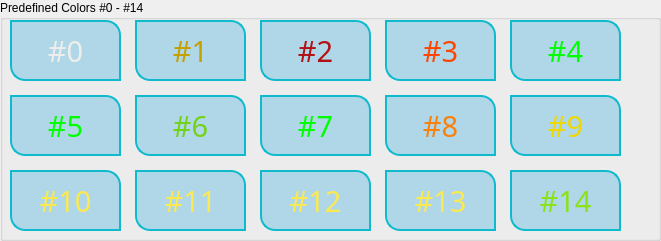
  <widget class="QGroupBox" name="groupBox1">
   <property name="geometry">
    <rect>
     <x>690</x>
     <y>280</y>
     <width>661</width>
     <height>241</height>
    </rect>
   </property>
   <property name="title">
    <string>Predefined Colors #0 - #14</string>
   </property>
   <widget class="QPushButton" name="pushButtonColor8">
    <property name="geometry">
     <rect>
      <x>260</x>
      <y>95</y>
      <width>111</width>
      <height>61</height>
     </rect>
    </property>
    <property name="font">
     <font>
      <family>Agency FB</family>
      <pointsize>22</pointsize>
     </font>
    </property>
    <property name="styleSheet">
     <string notr="true">QPushButton{
border:2px solid #0fbacd;
border-top-right-radius: 15px;
border-bottom-left-radius: 15px;
color:rgb(0,255,0);
ont-size:22px;
background:rgba(29, 165, 219, 0.3);
}</string>
    </property>
    <property name="text">
     <string>#7</string>
    </property>
   </widget>
   <widget class="QPushButton" name="pushButtonColor13">
    <property name="geometry">
     <rect>
      <x>260</x>
      <y>170</y>
      <width>111</width>
      <height>61</height>
     </rect>
    </property>
    <property name="font">
     <font>
      <family>Agency FB</family>
      <pointsize>22</pointsize>
     </font>
    </property>
    <property name="styleSheet">
     <string notr="true">QPushButton{
border:2px solid #0fbacd;
border-top-right-radius: 15px;
border-bottom-left-radius: 15px;
color:rgb(252, 233, 79);
ont-size:22px;
background:rgba(29, 165, 219, 0.3);
}</string>
    </property>
    <property name="text">
     <string>#12</string>
    </property>
   </widget>
   <widget class="QPushButton" name="pushButtonColor12">
    <property name="geometry">
     <rect>
      <x>135</x>
      <y>170</y>
      <width>111</width>
      <height>61</height>
     </rect>
    </property>
    <property name="font">
     <font>
      <family>Agency FB</family>
      <pointsize>22</pointsize>
     </font>
    </property>
    <property name="styleSheet">
     <string notr="true">QPushButton{
border:2px solid #0fbacd;
border-top-right-radius: 15px;
border-bottom-left-radius: 15px;
color:rgb(252, 233, 79);
ont-size:22px;
background:rgba(29, 165, 219, 0.3);
}</string>
    </property>
    <property name="text">
     <string>#11</string>
    </property>
   </widget>
   <widget class="QPushButton" name="pushButtonColor5">
    <property name="geometry">
     <rect>
      <x>510</x>
      <y>20</y>
      <width>111</width>
      <height>61</height>
     </rect>
    </property>
    <property name="font">
     <font>
      <family>Agency FB</family>
      <pointsize>22</pointsize>
     </font>
    </property>
    <property name="styleSheet">
     <string notr="true">QPushButton{
border:2px solid #0fbacd;
border-top-right-radius: 15px;
border-bottom-left-radius: 15px;
color:rgb(0,255,0);
ont-size:22px;
background:rgba(29, 165, 219, 0.3);
}</string>
    </property>
    <property name="text">
     <string>#4</string>
    </property>
   </widget>
   <widget class="QPushButton" name="pushButtonColor6">
    <property name="geometry">
     <rect>
      <x>10</x>
      <y>95</y>
      <width>111</width>
      <height>61</height>
     </rect>
    </property>
    <property name="font">
     <font>
      <family>Agency FB</family>
      <pointsize>22</pointsize>
     </font>
    </property>
    <property name="styleSheet">
     <string notr="true">QPushButton{
border:2px solid #0fbacd;
border-top-right-radius: 15px;
border-bottom-left-radius: 15px;
color:rgb(0,255,0);
ont-size:22px;
background:rgba(29, 165, 219, 0.3);
}</string>
    </property>
    <property name="text">
     <string>#5</string>
    </property>
   </widget>
   <widget class="QPushButton" name="pushButtonColor11">
    <property name="geometry">
     <rect>
      <x>10</x>
      <y>170</y>
      <width>111</width>
      <height>61</height>
     </rect>
    </property>
    <property name="font">
     <font>
      <family>Agency FB</family>
      <pointsize>22</pointsize>
     </font>
    </property>
    <property name="styleSheet">
     <string notr="true">QPushButton{
border:2px solid #0fbacd;
border-top-right-radius: 15px;
border-bottom-left-radius: 15px;
color:rgb(252, 233, 79);
ont-size:22px;
background:rgba(29, 165, 219, 0.3);
}</string>
    </property>
    <property name="text">
     <string>#10</string>
    </property>
   </widget>
   <widget class="QPushButton" name="pushButtonColor7">
    <property name="geometry">
     <rect>
      <x>135</x>
      <y>95</y>
      <width>111</width>
      <height>61</height>
     </rect>
    </property>
    <property name="font">
     <font>
      <family>Agency FB</family>
      <pointsize>22</pointsize>
     </font>
    </property>
    <property name="styleSheet">
     <string notr="true">QPushButton{
border:2px solid #0fbacd;
border-top-right-radius: 15px;
border-bottom-left-radius: 15px;
color:rgb(115, 210, 22);
ont-size:22px;
background:rgba(29, 165, 219, 0.3);
}</string>
    </property>
    <property name="text">
     <string>#6</string>
    </property>
   </widget>
   <widget class="QPushButton" name="pushButtonColor4">
    <property name="geometry">
     <rect>
      <x>385</x>
      <y>20</y>
      <width>111</width>
      <height>61</height>
     </rect>
    </property>
    <property name="font">
     <font>
      <family>Agency FB</family>
      <pointsize>22</pointsize>
     </font>
    </property>
    <property name="styleSheet">
     <string notr="true">QPushButton{
border:2px solid #0fbacd;
border-top-right-radius: 15px;
border-bottom-left-radius: 15px;
color:rgb(255,69,0);
ont-size:22px;
background:rgba(29, 165, 219, 0.3);
}</string>
    </property>
    <property name="text">
     <string>#3</string>
    </property>
   </widget>
   <widget class="QPushButton" name="pushButtonColor3">
    <property name="geometry">
     <rect>
      <x>260</x>
      <y>20</y>
      <width>111</width>
      <height>61</height>
     </rect>
    </property>
    <property name="font">
     <font>
      <family>Agency FB</family>
      <pointsize>22</pointsize>
     </font>
    </property>
    <property name="styleSheet">
     <string notr="true">QPushButton{
border:2px solid #0fbacd;
border-top-right-radius: 15px;
border-bottom-left-radius: 15px;
color:rgb(177,17,22);
ont-size:22px;
background:rgba(29, 165, 219, 0.3);
}</string>
    </property>
    <property name="text">
     <string>#2</string>
    </property>
   </widget>
   <widget class="QPushButton" name="pushButtonColor1">
    <property name="geometry">
     <rect>
      <x>10</x>
      <y>20</y>
      <width>111</width>
      <height>61</height>
     </rect>
    </property>
    <property name="font">
     <font>
      <family>Agency FB</family>
      <pointsize>22</pointsize>
     </font>
    </property>
    <property name="styleSheet">
     <string notr="true">QPushButton{
border:2px solid #0fbacd;
border-top-right-radius: 15px;
border-bottom-left-radius: 15px;
color:rgb(238, 238, 236);
ont-size:22px;
background:rgba(29, 165, 219, 0.3);
}</string>
    </property>
    <property name="text">
     <string>#0</string>
    </property>
   </widget>
   <widget class="QPushButton" name="pushButtonColor10">
    <property name="geometry">
     <rect>
      <x>510</x>
      <y>95</y>
      <width>111</width>
      <height>61</height>
     </rect>
    </property>
    <property name="font">
     <font>
      <family>Agency FB</family>
      <pointsize>22</pointsize>
     </font>
    </property>
    <property name="styleSheet">
     <string notr="true">QPushButton{
border:2px solid #0fbacd;
border-top-right-radius: 15px;
border-bottom-left-radius: 15px;
color:rgb(239,215,0);
ont-size:22px;
background:rgba(29, 165, 219, 0.3);
}</string>
    </property>
    <property name="text">
     <string>#9</string>
    </property>
   </widget>
   <widget class="QPushButton" name="pushButtonColor14">
    <property name="geometry">
     <rect>
      <x>385</x>
      <y>170</y>
      <width>111</width>
      <height>61</height>
     </rect>
    </property>
    <property name="font">
     <font>
      <family>Agency FB</family>
      <pointsize>22</pointsize>
     </font>
    </property>
    <property name="styleSheet">
     <string notr="true">QPushButton{
border:2px solid #0fbacd;
border-top-right-radius: 15px;
border-bottom-left-radius: 15px;
color:rgb(252, 233, 79);
ont-size:22px;
background:rgba(29, 165, 219, 0.3);
}</string>
    </property>
    <property name="text">
     <string>#13</string>
    </property>
   </widget>
   <widget class="QPushButton" name="pushButtonColor2">
    <property name="geometry">
     <rect>
      <x>135</x>
      <y>20</y>
      <width>111</width>
      <height>61</height>
     </rect>
    </property>
    <property name="font">
     <font>
      <family>Agency FB</family>
      <pointsize>22</pointsize>
     </font>
    </property>
    <property name="styleSheet">
     <string notr="true">QPushButton{
border:2px solid #0fbacd;
border-top-right-radius: 15px;
border-bottom-left-radius: 15px;
color:rgb(196, 160, 0);
ont-size:22px;
background:rgba(29, 165, 219, 0.3);
}</string>
    </property>
    <property name="text">
     <string>#1</string>
    </property>
   </widget>
   <widget class="QPushButton" name="pushButtonColor15">
    <property name="geometry">
     <rect>
      <x>510</x>
      <y>170</y>
      <width>111</width>
      <height>61</height>
     </rect>
    </property>
    <property name="font">
     <font>
      <family>Agency FB</family>
      <pointsize>22</pointsize>
     </font>
    </property>
    <property name="styleSheet">
     <string notr="true">QPushButton{
border:2px solid #0fbacd;
border-top-right-radius: 15px;
border-bottom-left-radius: 15px;
color:rgb(138,226,24);
ont-size:22px;
background:rgba(29, 165, 219, 0.3);
}</string>
    </property>
    <property name="text">
     <string>#14</string>
    </property>
   </widget>
   <widget class="QPushButton" name="pushButtonColor9">
    <property name="geometry">
     <rect>
      <x>385</x>
      <y>95</y>
      <width>111</width>
      <height>61</height>
     </rect>
    </property>
    <property name="font">
     <font>
      <family>Agency FB</family>
      <pointsize>22</pointsize>
     </font>
    </property>
    <property name="styleSheet">
     <string notr="true">QPushButton{
border:2px solid #0fbacd;
border-top-right-radius: 15px;
border-bottom-left-radius: 15px;
color:rgb(250,128,10);
ont-size:22px;
background:rgba(29, 165, 219, 0.3);
}</string>
    </property>
    <property name="text">
     <string>#8</string>
    </property>
   </widget>
  </widget>
